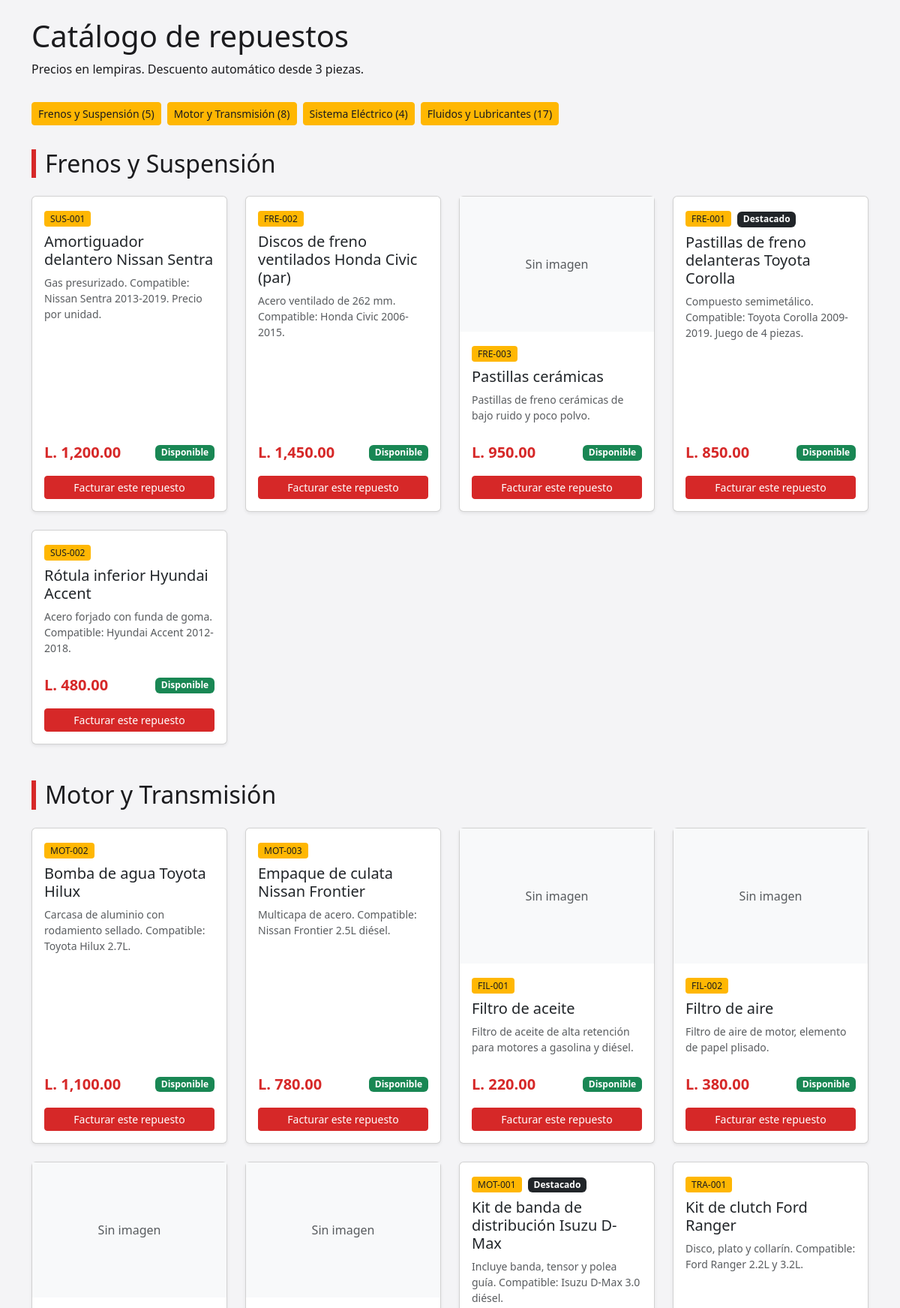
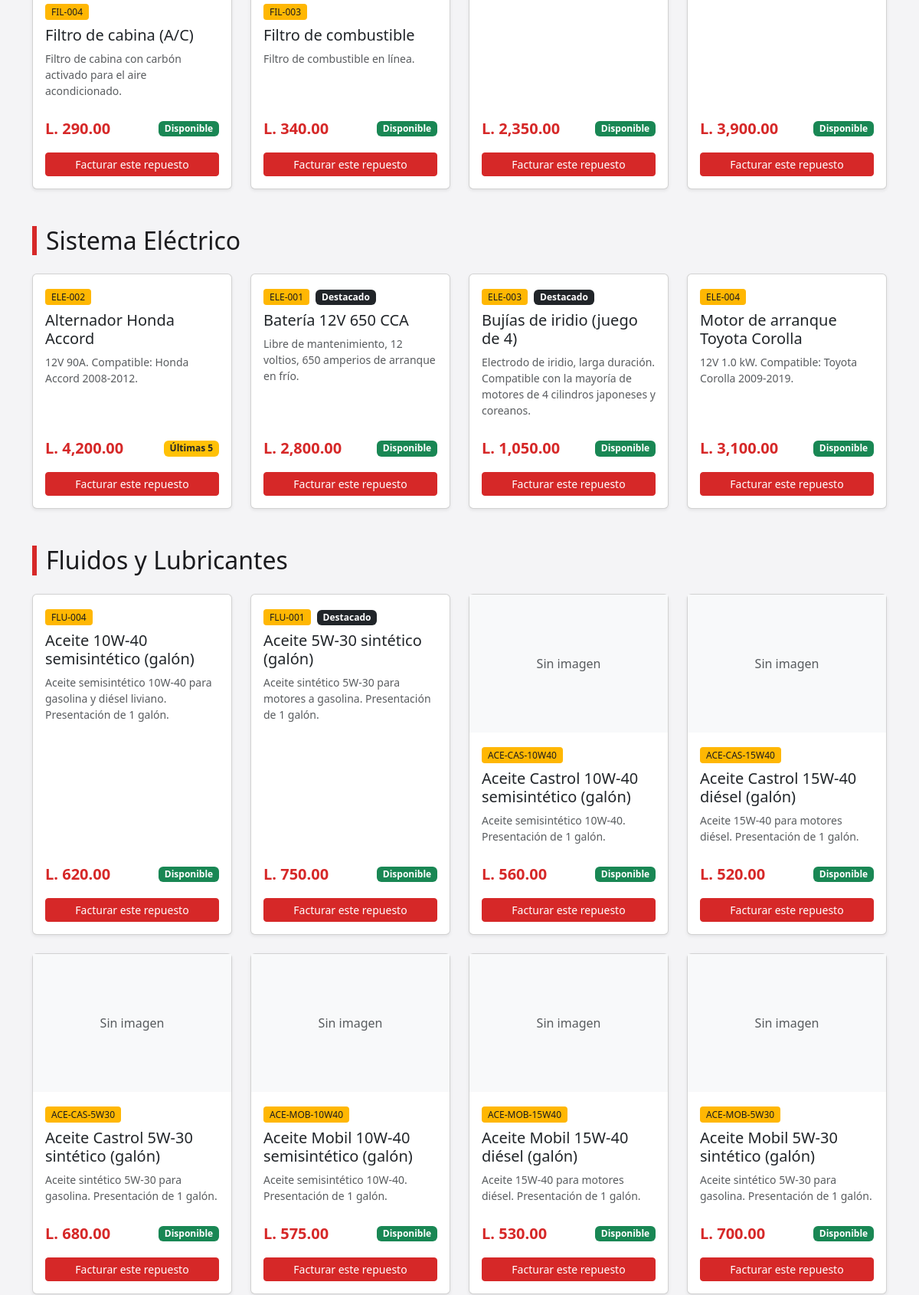
/catalogo.php (upper part), run on the app's committed database (2 pictures, top to bottom).
### tables this page shows
CREATE TABLE categorias (
    id_categoria  INT AUTO_INCREMENT PRIMARY KEY,
    nombre        VARCHAR(60) NOT NULL UNIQUE
);

CREATE TABLE repuestos (
    id_repuesto      INT AUTO_INCREMENT PRIMARY KEY,
    codigo           VARCHAR(20)   NOT NULL UNIQUE,
    nombre           VARCHAR(120)  NOT NULL,
    especificaciones TEXT          NOT NULL,
    precio           DECIMAL(10,2) NOT NULL,
    stock            INT           NOT NULL DEFAULT 0,
    fotografia       VARCHAR(255)  NULL,
    destacado        TINYINT(1)    NOT NULL DEFAULT 0,
    id_categoria     INT           NOT NULL,
    CONSTRAINT fk_repuestos_categorias
        FOREIGN KEY (id_categoria) REFERENCES categorias(id_categoria)
        ON UPDATE CASCADE ON DELETE RESTRICT
);

### config/conexion.php (called while the page is built)
<?php
class Conexion {
    public function obtener() {
        $servidor = 'localhost';
        $base = 'repuestos_don_pancho';
        $usuario = 'root';
        $clave = '';
        try {
            $pdo = new PDO("mysql:host=$servidor;dbname=$base;charset=utf8mb4", $usuario, $clave);
            $pdo->setAttribute(PDO::ATTR_ERRMODE, PDO::ERRMODE_EXCEPTION);
            $pdo->setAttribute(PDO::ATTR_DEFAULT_FETCH_MODE, PDO::FETCH_ASSOC);
            return $pdo;
        } catch (PDOException $e) {
            die('Error de conexión: ' . $e->getMessage());
        }
    }
}

### clases/categoria.php (called while the page is built)
<?php
require_once 'config/conexion.php';
class Categoria {
    private $pdo;
    public function __construct() {
        $conexion = new Conexion();
        $this->pdo = $conexion->obtener();
    }
    public function listar() {
        $consulta = $this->pdo->query('SELECT * FROM categorias ORDER BY id_categoria');
        return $consulta->fetchAll();
    }
}

### clases/repuesto.php (called while the page is built, shortened)
<?php
require_once 'config/conexion.php';
class Repuesto {
    private $pdo;
    public function __construct() {
        $conexion = new Conexion();
        $this->pdo = $conexion->obtener();
    }
    public function listarPorCategoria($idCategoria) {
        $sql = 'SELECT * FROM repuestos WHERE id_categoria = ? ORDER BY nombre';
        $consulta = $this->pdo->prepare($sql);
        $consulta->execute([$idCategoria]);
        return $consulta->fetchAll();
    }
}

### catalogo.php (the view, shortened to what this page needs)
<?php
require_once __DIR__ . '/clases/categoria.php';
require_once __DIR__ . '/clases/repuesto.php';
$modeloRepuesto = new Repuesto();
$categorias     = (new Categoria())->listar();
$catalogo = [];
foreach ($categorias as $categoria) {
    $catalogo[] = [
        'categoria' => $categoria,
        'repuestos' => $modeloRepuesto->listarPorCategoria($categoria['id_categoria']),
    ];
}
include __DIR__ . '/includes/head.php';
?>
<div class="container py-4">
    <h1 class="mb-2">Catálogo de repuestos</h1>
    <p class="mb-0">Precios en lempiras. Descuento automático desde 3 piezas.</p>
</div>
<nav class="py-2" aria-label="Categorías del catálogo">
    <div class="container d-flex flex-wrap gap-2">
        <?php foreach ($catalogo as $bloque) { ?>
            <a class="btn btn-sm btn-acento" href="#cat-<?php echo (int) $bloque['categoria']['id_categoria']; ?>">
                <?php echo htmlspecialchars($bloque['categoria']['nombre']); ?>
                (<?php echo count($bloque['repuestos']); ?>)
            </a>
        <?php } ?>
    </div>
</nav>
<main class="container my-4">
    <?php foreach ($catalogo as $bloque) { ?>
        <section class="mb-5" id="cat-<?php echo (int) $bloque['categoria']['id_categoria']; ?>">
            <h2 class="titulo-seccion"><?php echo htmlspecialchars($bloque['categoria']['nombre']); ?></h2>
            <?php if (empty($bloque['repuestos'])) { ?>
                <p class="text-muted">No hay repuestos en esta categoría por el momento.</p>
            <?php } else { ?>
                <div class="row row-cols-1 row-cols-sm-2 row-cols-lg-4 g-4">
                    <?php foreach ($bloque['repuestos'] as $r) { ?>
                        <?php $stock = (int) $r['stock']; ?>
                        <div class="col">
                            <article class="card tarjeta-repuesto h-100 shadow-sm">
                                <?php if (!empty($r['fotografia'])) { ?>
                                    <img src="uploads/<?php echo htmlspecialchars($r['fotografia']); ?>"
                                         alt="<?php echo htmlspecialchars($r['nombre']); ?>"
                                         class="card-img-top" style="height:180px; object-fit:cover;"
                                         loading="lazy" onerror="this.style.display='none'">
                                <?php } else { ?>
                                    <div class="bg-light text-muted d-flex align-items-center justify-content-center"
                                         style="height:180px;">Sin imagen</div>
                                <?php } ?>
                                <div class="card-body d-flex flex-column">
                                    <div class="mb-2">
                                        <span class="etiqueta"><?php echo htmlspecialchars($r['codigo']); ?></span>
                                        <?php if ((int) $r['destacado'] === 1) { ?>
                                            <span class="badge bg-dark ms-1">Destacado</span>
                                        <?php } ?>
                                    </div>
                                    <h5 class="card-title"><?php echo htmlspecialchars($r['nombre']); ?></h5>
                                    <p class="card-text small text-muted flex-grow-1">
                                        <?php echo htmlspecialchars($r['especificaciones']); ?>
                                    </p>
                                    <div class="d-flex justify-content-between align-items-center mt-2">
                                        <span class="precio fs-5">L. <?php echo number_format((float) $r['precio'], 2); ?></span>
                                        <?php if ($stock === 0) { ?>
                                            <span class="badge bg-danger">Agotado</span>
                                        <?php } elseif ($stock <= 5) { ?>
                                            <span class="badge bg-warning text-dark">Últimas <?php echo $stock; ?></span>
                                        <?php } else { ?>
                                            <span class="badge bg-success">Disponible</span>
                                        <?php } ?>
                                    </div>
                                    <?php if ($stock > 0) { ?>
                                        <a href="facturacion.php?agregar=<?php echo (int) $r['id_repuesto']; ?>"
                                           class="btn btn-principal btn-sm w-100 mt-3">Facturar este repuesto</a>
                                    <?php } ?>
                                </div>
                            </article>
                        </div>
                    <?php } ?>
                </div>
            <?php } ?>
        </section>
    <?php } ?>
</main>
<?php include __DIR__ . '/includes/scripts.php'; ?>

### css/general.css (style rules this page uses)
:root { --carbon: #1B1B1E; --rojo: #D62828; --rojo-oscuro: #A71D1D; --ambar: #FFB703; --gris-acero: #495057; --fondo: #F4F4F6; }
body { background-color: var(--fondo); color: var(--carbon); }
.btn-principal { background-color: var(--rojo); border-color: var(--rojo); color: white; }
.btn-acento { background-color: var(--ambar); border-color: var(--ambar); color: var(--carbon); }
.titulo-seccion { border-left: 6px solid var(--rojo); padding-left: 12px; margin-bottom: 24px; }
.precio { color: var(--rojo); font-weight: bold; }
.etiqueta { background-color: var(--ambar); color: var(--carbon); font-size: 12px; padding: 2px 8px; border-radius: 4px; }
.tarjeta-repuesto { transition: transform 0.2s; }

### data on the page
categorias: nombre "Frenos y Suspensión", count($bloque['repuestos']) "5"
categorias: nombre "Motor y Transmisión", count($bloque['repuestos']) "8"
categorias: nombre "Sistema Eléctrico", count($bloque['repuestos']) "4"
categorias: nombre "Fluidos y Lubricantes", count($bloque['repuestos']) "17"
repuestos: codigo "SUS-001", nombre "Amortiguador delantero Nissan Sentra", especificaciones "Gas presurizado. Compatible: Nissan Sentra 2013-2019. Precio por unidad.", precio "1,200.00", stock "Disponible"
repuestos: codigo "FRE-002", nombre "Discos de freno ventilados Honda Civic (par)", especificaciones "Acero ventilado de 262 mm. Compatible: Honda Civic 2006-2015.", precio "1,450.00", stock "Disponible"
repuestos: shows "Sin imagen", codigo "FRE-003", nombre "Pastillas cerámicas", especificaciones "Pastillas de freno cerámicas de bajo ruido y poco polvo.", precio "950.00", stock "Disponible"
repuestos: codigo "FRE-001", destacado "Destacado", nombre "Pastillas de freno delanteras Toyota Corolla", especificaciones "Compuesto semimetálico. Compatible: Toyota Corolla 2009-2019. Juego de 4 piezas.", precio "850.00", stock "Disponible"
repuestos: codigo "SUS-002", nombre "Rótula inferior Hyundai Accent", especificaciones "Acero forjado con funda de goma. Compatible: Hyundai Accent 2012-2018.", precio "480.00", stock "Disponible"
repuestos: codigo "MOT-002", nombre "Bomba de agua Toyota Hilux", especificaciones "Carcasa de aluminio con rodamiento sellado. Compatible: Toyota Hilux 2.7L.", precio "1,100.00", stock "Disponible"
repuestos: codigo "MOT-003", nombre "Empaque de culata Nissan Frontier", especificaciones "Multicapa de acero. Compatible: Nissan Frontier 2.5L diésel.", precio "780.00", stock "Disponible"
repuestos: shows "Sin imagen", codigo "FIL-001", nombre "Filtro de aceite", especificaciones "Filtro de aceite de alta retención para motores a gasolina y diésel.", precio "220.00", stock "Disponible"
repuestos: shows "Sin imagen", codigo "FIL-002", nombre "Filtro de aire", especificaciones "Filtro de aire de motor, elemento de papel plisado.", precio "380.00", stock "Disponible"
repuestos: shows "Sin imagen", codigo "FIL-004", nombre "Filtro de cabina (A/C)", especificaciones "Filtro de cabina con carbón activado para el aire acondicionado.", precio "290.00", stock "Disponible"
repuestos: shows "Sin imagen", codigo "FIL-003", nombre "Filtro de combustible", especificaciones "Filtro de combustible en línea.", precio "340.00", stock "Disponible"
repuestos: codigo "MOT-001", destacado "Destacado", nombre "Kit de banda de distribución Isuzu D-Max", especificaciones "Incluye banda, tensor y polea guía. Compatible: Isuzu D-Max 3.0 diésel.", precio "2,350.00", stock "Disponible"
repuestos: codigo "TRA-001", nombre "Kit de clutch Ford Ranger", especificaciones "Disco, plato y collarín. Compatible: Ford Ranger 2.2L y 3.2L.", precio "3,900.00", stock "Disponible"
repuestos: codigo "ELE-002", nombre "Alternador Honda Accord", especificaciones "12V 90A. Compatible: Honda Accord 2008-2012.", precio "4,200.00", stock "5"
repuestos: codigo "ELE-001", destacado "Destacado", nombre "Batería 12V 650 CCA", especificaciones "Libre de mantenimiento, 12 voltios, 650 amperios de arranque en frío.", precio "2,800.00", stock "Disponible"
repuestos: codigo "ELE-003", destacado "Destacado", nombre "Bujías de iridio (juego de 4)", especificaciones "Electrodo de iridio, larga duración. Compatible con la mayoría de motores de 4 cilindros japoneses y coreanos.", precio "1,050.00", stock "Disponible"
repuestos: codigo "ELE-004", nombre "Motor de arranque Toyota Corolla", especificaciones "12V 1.0 kW. Compatible: Toyota Corolla 2009-2019.", precio "3,100.00", stock "Disponible"
repuestos: codigo "FLU-004", nombre "Aceite 10W-40 semisintético (galón)", especificaciones "Aceite semisintético 10W-40 para gasolina y diésel liviano. Presentación de 1 galón.", precio "620.00", stock "Disponible"
repuestos: codigo "FLU-001", destacado "Destacado", nombre "Aceite 5W-30 sintético (galón)", especificaciones "Aceite sintético 5W-30 para motores a gasolina. Presentación de 1 galón.", precio "750.00", stock "Disponible"
repuestos: shows "Sin imagen", codigo "ACE-CAS-10W40", nombre "Aceite Castrol 10W-40 semisintético (galón)", especificaciones "Aceite semisintético 10W-40. Presentación de 1 galón.", precio "560.00", stock "Disponible"
repuestos: shows "Sin imagen", codigo "ACE-CAS-15W40", nombre "Aceite Castrol 15W-40 diésel (galón)", especificaciones "Aceite 15W-40 para motores diésel. Presentación de 1 galón.", precio "520.00", stock "Disponible"
repuestos: shows "Sin imagen", codigo "ACE-CAS-5W30", nombre "Aceite Castrol 5W-30 sintético (galón)", especificaciones "Aceite sintético 5W-30 para gasolina. Presentación de 1 galón.", precio "680.00", stock "Disponible"
repuestos: shows "Sin imagen", codigo "ACE-MOB-10W40", nombre "Aceite Mobil 10W-40 semisintético (galón)", especificaciones "Aceite semisintético 10W-40. Presentación de 1 galón.", precio "575.00", stock "Disponible"
repuestos: shows "Sin imagen", codigo "ACE-MOB-15W40", nombre "Aceite Mobil 15W-40 diésel (galón)", especificaciones "Aceite 15W-40 para motores diésel. Presentación de 1 galón.", precio "530.00", stock "Disponible"
repuestos: shows "Sin imagen", codigo "ACE-MOB-5W30", nombre "Aceite Mobil 5W-30 sintético (galón)", especificaciones "Aceite sintético 5W-30 para gasolina. Presentación de 1 galón.", precio "700.00", stock "Disponible"
